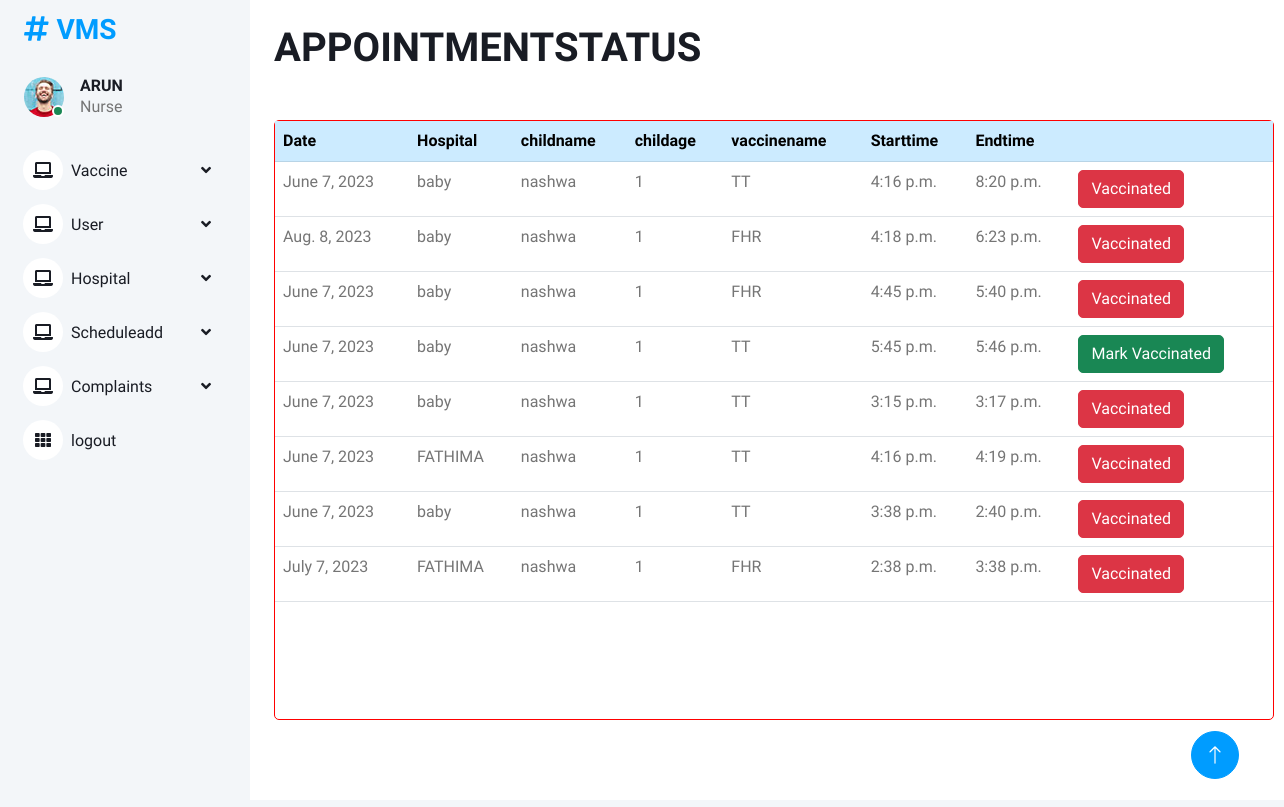
The app's page /bookappointmentstatusviewn/ with its own data.
### vmsapp/models.py (models this page shows)
class Bookappointment(models.Model):
    user =models.ForeignKey(vaccination,on_delete=models.CASCADE)
    schedule =models.ForeignKey(Scheduleadd,on_delete=models.CASCADE)
    vaccinename= models.ForeignKey(Vaccine,on_delete=models.CASCADE)
    status =models.IntegerField(default=0)
    vaccinated=models.BooleanField(default=False)
    addreportcard =models.IntegerField(default=0)

class Scheduleadd(models.Model):
    hospital =models.ForeignKey(Hospital,on_delete=models.DO_NOTHING)
    date =models.DateField()
    vaccinename =models.ForeignKey(Vaccine,on_delete=models.CASCADE)
    starttime =models.TimeField()
    endtime =models.TimeField()

class Hospital(models.Model):
    name = models.CharField(max_length=250,blank=True,null=True)
    place = models.CharField(max_length=20,blank=True,null=True)
    email = models.EmailField()
    contact = models.CharField(max_length=250,blank=True,null=True)
    def __str__(self):
        return self.name or f"Hospital {self.name}"

class vaccination(AbstractUser):
    is_user=models.BooleanField(default=False)
    is_nurse=models.BooleanField(default=False)
    gender = models.CharField(max_length=300, null=True)
    childage= models.IntegerField(null=True,blank=True)
    childname= models.CharField(max_length=250)
    address= models.CharField(max_length=2000,null=True)
    name= models.CharField(max_length=250,null=True)
    hospital= models.CharField(max_length=2000,null=True)

class Vaccine(models.Model):
    vaccinename =models.CharField(max_length=250,blank=True,null=True)
    vaccinetype =models.CharField(max_length=20,blank=True,null=True)
    description =models.CharField(max_length=2000,blank=True,null=True)
    def __str__(self):
        return self.vaccinename or f"Vaccine {self.vaccinename}"

### vmsapp/nurse_views.py (the view)
# urls.py: path('bookappointmentstatusviewn/',nurse_views.bookappointmentstatusviewn,name='bookappointmentstatusviewn'),
def bookappointmentstatusviewn(request):
    new = Bookappointment.objects.filter(status=1)
    return render(request, 'nursetemp/bookappointmentstatusviewn.html', {'new': new})

### templates/nursetemp/bookappointmentstatusviewn.html (shortened to what this page needs)
{% extends 'nursetemp/base.html' %}
{% load crispy_forms_tags %}
{% block content %}
<div class="col-12"><h1>APPOINTMENTSTATUS</h1></div>
<div class="card mx-auto mt-5
" style="width: 1000px; height:600px; border:1px solid red"  >
<table class="table">
  <tbody>
  <tr class="table-primary">
    <th>Date</th>
    <th>Hospital</th>
    <th>childname</th>
    <th>childage</th>
    <th>vaccinename</th>
    <th>Starttime</th>
    <th>Endtime</th>
    <th></th>
  </tr>
  {% for i in new %}
  <tr>
    <td>{{i.schedule.date}}</td>
    <td>{{i.schedule.hospital}}</td>
    <td>{{i.user.childname}}</td>
    <td>{{i.user.childage}}</td>
    <td>{{i.vaccinename}}</td>
    <td>{{i.schedule.starttime}}</td>
    <td>{{i.schedule.endtime}}</td>
    <td>
      {% if i.vaccinated == 0%}
      <a href="{% url 'markvaccinated' i.id %}"><button type="button" class="btn btn-success">Mark Vaccinated</button></a>
      {% else %}
      <button type="button" class="btn btn-danger">Vaccinated</button>
      {% endif %}
    </td>
  </tr>
  {% empty %}
  <tr>
    <td colspan="7"><h3>No Results Found</h3></td>
  </tr>
  {% endfor %}
  </tbody>
</table>
</div>
{% endblock %}

### static/Admindashboard/css/style.css (style rules this page uses)
:root { --primary: #009CFF; --light: #F3F6F9; --dark: #191C24; }
.btn { transition: .5s; }

### records on screen
Bookappointment: schedule "June 7, 2023", schedule.hospital "baby", user.childname "nashwa", user.childage "1", vaccinename "TT", schedule.starttime "4:16 p.m.", schedule.endtime "8:20 p.m.", vaccinated "Vaccinated"
Bookappointment: schedule "Aug. 8, 2023", schedule.hospital "baby", user.childname "nashwa", user.childage "1", vaccinename "FHR", schedule.starttime "4:18 p.m.", schedule.endtime "6:23 p.m.", vaccinated "Vaccinated"
Bookappointment: schedule "June 7, 2023", schedule.hospital "baby", user.childname "nashwa", user.childage "1", vaccinename "FHR", schedule.starttime "4:45 p.m.", schedule.endtime "5:40 p.m.", vaccinated "Vaccinated"
Bookappointment: schedule "June 7, 2023", schedule.hospital "baby", user.childname "nashwa", user.childage "1", vaccinename "TT", schedule.starttime "5:45 p.m.", schedule.endtime "5:46 p.m.", vaccinated "Mark Vaccinated"
Bookappointment: schedule "June 7, 2023", schedule.hospital "baby", user.childname "nashwa", user.childage "1", vaccinename "TT", schedule.starttime "3:15 p.m.", schedule.endtime "3:17 p.m.", vaccinated "Vaccinated"
Bookappointment: schedule "June 7, 2023", schedule.hospital "FATHIMA", user.childname "nashwa", user.childage "1", vaccinename "TT", schedule.starttime "4:16 p.m.", schedule.endtime "4:19 p.m.", vaccinated "Vaccinated"
Bookappointment: schedule "June 7, 2023", schedule.hospital "baby", user.childname "nashwa", user.childage "1", vaccinename "TT", schedule.starttime "3:38 p.m.", schedule.endtime "2:40 p.m.", vaccinated "Vaccinated"
Bookappointment: schedule "July 7, 2023", schedule.hospital "FATHIMA", user.childname "nashwa", user.childage "1", vaccinename "FHR", schedule.starttime "2:38 p.m.", schedule.endtime "3:38 p.m.", vaccinated "Vaccinated"
